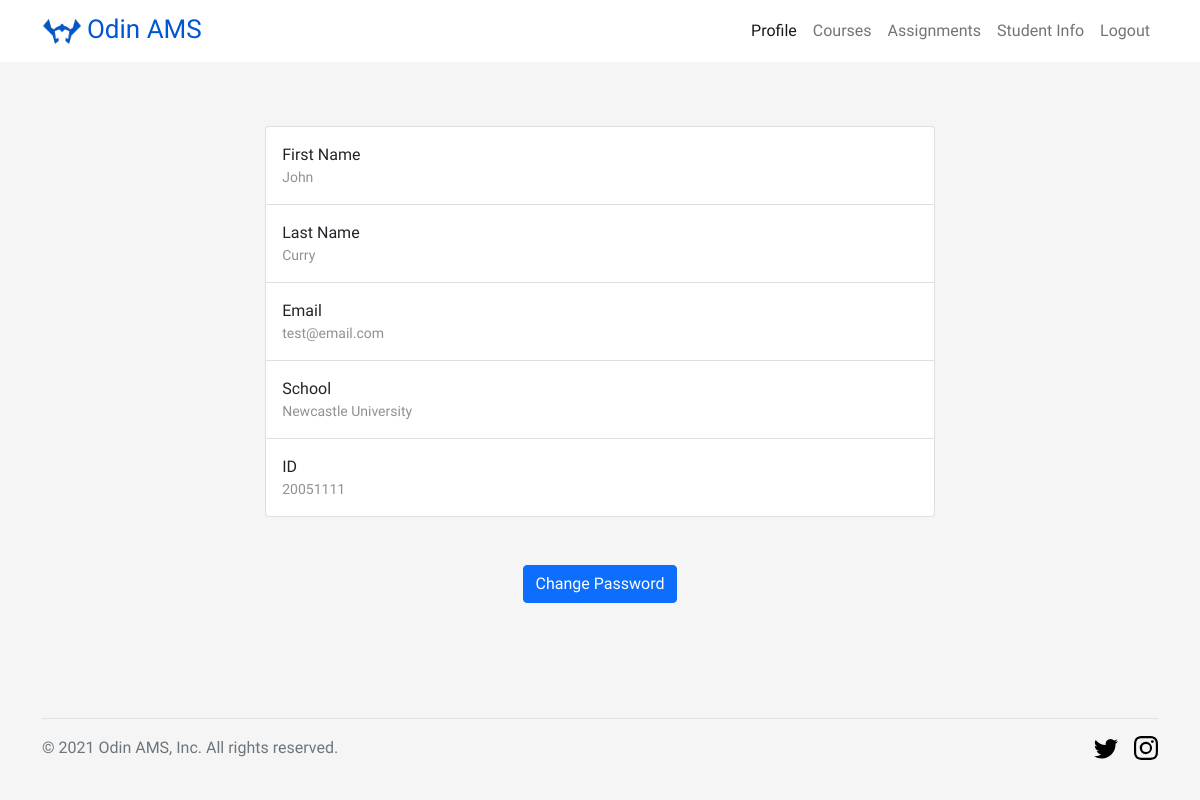
Page /profile (signed in) on the committed database.
### models.py (models this page shows, shortened)
class User(db.Model, UserMixin):
    __tablename__ = 'User'
    email = db.Column(db.String(100), primary_key=True)
    role = db.Column(db.String(10), nullable=False)
    password = db.Column(db.String(300), nullable=False)
    schoolID = db.Column(db.Integer, db.ForeignKey(School.ID), nullable=False)
    firstName = db.Column(db.String(30), nullable=False)
    surname = db.Column(db.String(30), nullable=False)
    UID = db.Column(db.String(36), nullable=False)
    approved = db.Column(db.Boolean, nullable=False)

class School(db.Model):
    __tablename__ = 'School'
    ID = db.Column(db.Integer, primary_key=True)
    schoolName = db.Column(db.String(100), nullable=False)

### users/views.py (the view)
@users_blueprint.route('/profile')
@login_required
@requires_roles('teacher', 'student')
def profile():
    return render_template('profile.html', firstName=current_user.firstName, surname=current_user.surname,
                           email=current_user.email, id=current_user.UID,
                           school=School.query.filter_by(ID=current_user.schoolID).first().schoolName,
                           role=current_user.role)

### app.py (called while the page is built)
def login_required(func):
    @wraps(func)
    def decorated_view(*args, **kwargs):
        if request.method in EXEMPT_METHODS:
            return func(*args, **kwargs)
        elif not current_user.is_authenticated:
            logging.warning('SECURITY - Anonymous invalid access| | |%s', request.remote_addr)
            return current_app.login_manager.unauthorized() and render_template('errors/403.html')
        return func(*args, **kwargs)
    return decorated_view

def requires_roles(*roles):
    def wrapper(f):
        @wraps(f)
        def wrapped(*args, **kwargs):
            if not current_user.is_authenticated:
                return f(*args, **kwargs)
            elif current_user.role not in roles:
                logging.warning('SECURITY - UNAUTHORISED ACCESS ATTEMPT|%s|%s|%s',
                                current_user.UID,
                                current_user.email,
                                request.remote_addr)
                return render_template('errors/403.html')
            return f(*args, **kwargs)
        return wrapped
    return wrapper

    @login_manager.user_loader
    def load_user(email):
        return User.query.get(email)

### templates/profile.html (shortened to what this page needs)
<!DOCTYPE html>
<html>
<head>
    <link rel="stylesheet" href="{{ url_for('static',filename='css/bootstrap.min.css') }}">
    <link rel="stylesheet" href="{{ url_for('static',filename='css/profile.css') }}" >
</head>
<body>
	<header>
		<nav id="header-nav" class="navbar navbar-expand-lg navbar-light">
			<div class="container">
				<a class="navbar-brand" href="{{ url_for('users.welcome') }}">
					<img src="../static/image/logo.png" alt="Logo" width="40" height="37.6" class="d-inline-block align-text-center">
					<span>Odin AMS</span>
				</a>
		        <div id="navbarSupportedContent" class="collapse navbar-collapse">
		           <ul class="navbar-nav ms-auto mb-2 mb-lg-0">
			        	<li class="nav-item">
			            	<a class="nav-link active" href="{{ url_for('users.profile') }}"><span>Profile</span></a>
			            </li>
			            <li class="nav-item">
			            	<a class="nav-link" href="{{ url_for('courses.courses') }}"><span>Courses</span></a>
			            </li>
			            <li class="nav-item">
			            	<a class="nav-link" href="{{ url_for('assignments.assignments') }}"><span>Assignments</span></a>
			            </li>
                       {% if role == 'teacher' %}
			            <li class="nav-item">
			            	<a class="nav-link" href="{{ url_for('users.student_info') }}"><span>Student Info</span></a>
			            </li>
                       {% endif %}
			            <li class="nav-item">
			            	<a class="nav-link" href="{{ url_for('users.logout') }}"><span>Logout</span></a>
			            </li>
		          	</ul>
		        </div>
			</div>
		</nav>
	</header>
	<div class="container">
		<div class="list-group">
		  <label class="list-group-item py-3">
		    First Name
		    <span class="d-block small opacity-50">{{ firstName }}</span>
		  </label>
		  <label class="list-group-item py-3">
		    Last Name
		    <span class="d-block small opacity-50">{{ surname }}</span>
		  </label>
		  <label class="list-group-item py-3">
		    Email
		    <span class="d-block small opacity-50">{{ email }}</span>
		  </label>
		  <label class="list-group-item py-3">
		    School
		    <span class="d-block small opacity-50">{{ school }}</span>
		  </label>
		  <label class="list-group-item py-3">
		    ID
		    <span class="d-block small opacity-50">{{ id }}</span>
		  </label>
		</div>
		<div class="text-center"><a class="btn btn-primary btn-md" href="{{ url_for('users.change_password') }}" type="button">Change Password</a></div>
	</div>
	<footer>
		<div class="container">
			<div class="d-flex flex-wrap justify-content-between align-items-center py-3 my-4 border-top">
				<div class="col-md-4 d-flex align-items-center">
      				<span class="text-muted">&copy; 2021 Odin AMS, Inc. All rights reserved.</span>
   				</div>
    			<ul class="nav col-md-4 justify-content-end list-unstyled d-flex">
      				<li class="ms-3"><a class="text-muted" href="https://twitter.com/UniofNewcastle?ref_src=twsrc%5Egoogle%7Ctwcamp%5Eserp%7Ctwgr%5Eauthor" target="_blank"><svg class="bi" width="24" height="24"><use xlink:href="#twitter"/></svg></a></li>
      				<li class="ms-3"><a class="text-muted" href="https://www.instagram.com/hadjshell/" target="_blank"><svg class="bi" width="24" height="24"><use xlink:href="#instagram"/></svg></a></li>
    			</ul>
			</div>
		</div>
	</footer>
</body>
</html>

### static/css/profile.css (style rules this page uses)
.opacity-50 { opacity: .5; }
.list-group { width: 60%; margin: 4rem auto 3rem auto; }

### templates/profile.html (style rules this page uses)
body { font-size: 16px; font-family: 'Readex Pro', sans-serif; background: #f5f5f5; color: black; position: relative; min-height: 100vh; }
#header-nav { background: white; padding: 5px; }
.navbar-brand span { font-size: 1.3em; color: #0056d2; }
footer { position: absolute; bottom: 0; width: 100%; }

### rows in the picture
User: firstName "John", surname "Curry", email "test@email.com", UID "20051111"
School: schoolName "Newcastle University"
